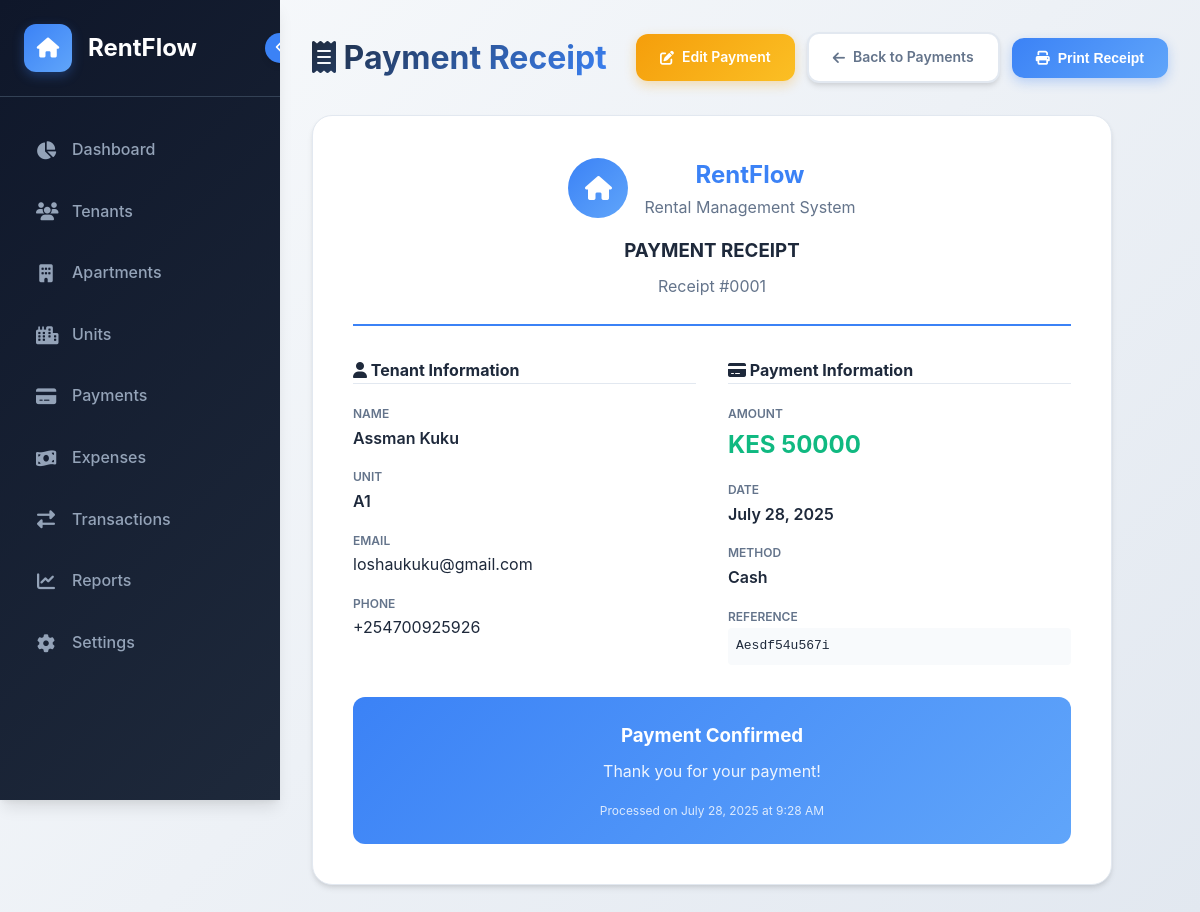
Page /payments/1/ on the committed database.
### rentals/models.py (models this page shows, shortened)
class Payment(models.Model):
    PAYMENT_METHODS = [
        ('cash', 'Cash'),
        ('mpesa', 'M-Pesa'),
        ('bank_transfer', 'Bank Transfer'),
        ('cheque', 'Cheque'),
    ]
    tenant = models.ForeignKey(Tenant, on_delete=models.CASCADE, related_name='payments')
    amount = models.DecimalField(max_digits=10, decimal_places=2)
    payment_date = models.DateField()
    payment_method = models.CharField(max_length=15, choices=PAYMENT_METHODS)
    reference_number = models.CharField(max_length=50, blank=True)
    notes = models.TextField(blank=True)
    created_at = models.DateTimeField(auto_now_add=True)
    class Meta:
        ordering = ['-payment_date']

class Tenant(models.Model):
    PAYMENT_STATUS = [
        ('paid', 'Paid'),
        ('unpaid', 'Unpaid'),
        ('partial', 'Partial'),
        ('overdue', 'Overdue'),
    ]
    phone_regex = RegexValidator(
        regex=r'^\+?1?\d{9,15}$',
        message="Phone number must be entered in the format: '+999999999'. Up to 15 digits allowed."
    )
    first_name = models.CharField(max_length=50)
    last_name = models.CharField(max_length=50)
    email = models.EmailField(unique=True)
    phone_number = models.CharField(validators=[phone_regex], max_length=17)
    unit = models.OneToOneField('Unit', on_delete=models.CASCADE, related_name='tenant')
    lease_start_date = models.DateField()
    lease_end_date = models.DateField()
    security_deposit = models.DecimalField(max_digits=10, decimal_places=2)
    payment_status = models.CharField(max_length=10, choices=PAYMENT_STATUS, default='unpaid')
    created_at = models.DateTimeField(auto_now_add=True)
    updated_at = models.DateTimeField(auto_now=True)
    @property
    def full_name(self):
        return f"{self.first_name} {self.last_name}"
    class Meta:
        ordering = ['first_name', 'last_name']

class Unit(models.Model):
    UNIT_TYPES = [
        ('studio', 'Studio'),
        ('1br', '1 Bedroom'),
        ('2br', '2 Bedroom'),
        ('3br', '3 Bedroom'),
        ('4br', '4 Bedroom'),
    ]
    STATUS_CHOICES = [
        ('vacant', 'Vacant'),
        ('occupied', 'Occupied'),
        ('maintenance', 'Under Maintenance'),
    ]
    unit_number = models.CharField(max_length=10, unique=True)
    unit_type = models.CharField(max_length=10, choices=UNIT_TYPES)
    rent_amount = models.DecimalField(max_digits=10, decimal_places=2)
    description = models.TextField(blank=True)
    status = models.CharField(max_length=15, choices=STATUS_CHOICES, default='vacant')
    created_at = models.DateTimeField(auto_now_add=True)
    updated_at = models.DateTimeField(auto_now=True)
    block = models.ForeignKey(Block, on_delete=models.CASCADE, related_name='units', null=True, blank=True)
    class Meta:
        ordering = ['unit_number']

### rentals/views.py (the view)
# urls.py: path('payments/<int:payment_id>/', views.view_payment, name='view_payment'),
def view_payment(request, payment_id):
    payment = get_object_or_404(Payment, id=payment_id)
    context = {
        'payment': payment,
    }
    return render(request, 'rentals/view_payment.html', context)

### templates/rentals/view_payment.html (shortened to what this page needs)
{% extends 'base.html' %}
{% block content %}
<div class="header">
    <h1 class="page-title">
        <i class="fas fa-receipt"></i>
        Payment Receipt
    </h1>
    <div class="header-actions">
        <a href="{% url 'edit_payment' payment.id %}" class="btn btn-warning">
            <i class="fas fa-edit"></i>
            Edit Payment
        </a>
        <a href="{% url 'payments_list' %}" class="btn btn-secondary">
            <i class="fas fa-arrow-left"></i>
            Back to Payments
        </a>
        <button class="btn btn-primary" onclick="window.print()">
            <i class="fas fa-print"></i>
            Print Receipt
        </button>
    </div>
</div>
<div class="form-container" style="max-width: 800px;">
    <div style="text-align: center; border-bottom: 2px solid var(--primary-color); padding-bottom: 24px; margin-bottom: 32px;">
        <div style="display: flex; align-items: center; justify-content: center; gap: 16px; margin-bottom: 16px;">
            <div style="width: 60px; height: 60px; background: linear-gradient(135deg, var(--primary-color), var(--primary-light)); border-radius: 50%; display: flex; align-items: center; justify-content: center; color: white; font-size: 24px;">
                <i class="fas fa-home"></i>
            </div>
            <div>
                <h2 style="margin: 0; color: var(--primary-color);">RentFlow</h2>
                <p style="margin: 0; color: var(--text-light);">Rental Management System</p>
            </div>
        </div>
        <h3 style="color: var(--text-dark); margin: 0;">PAYMENT RECEIPT</h3>
        <p style="color: var(--text-light); margin: 8px 0 0 0;">Receipt #{{ payment.id|stringformat:"04d" }}</p>
    </div>
    <div style="display: grid; grid-template-columns: 1fr 1fr; gap: 32px; margin-bottom: 32px;">
        <div>
            <h4 style="color: var(--text-dark); margin-bottom: 16px; border-bottom: 1px solid var(--border-color); pb: 8px;">
                <i class="fas fa-user"></i>
                Tenant Information
            </h4>
            <div style="display: grid; gap: 12px;">
                <div>
                    <label style="font-weight: 600; color: var(--text-light); font-size: 12px; text-transform: uppercase;">Name</label>
                    <div style="font-weight: 600;">{{ payment.tenant.full_name }}</div>
                </div>
                <div>
                    <label style="font-weight: 600; color: var(--text-light); font-size: 12px; text-transform: uppercase;">Unit</label>
                    <div style="font-weight: 600;">{{ payment.tenant.unit.unit_number }}</div>
                </div>
                <div>
                    <label style="font-weight: 600; color: var(--text-light); font-size: 12px; text-transform: uppercase;">Email</label>
                    <div>{{ payment.tenant.email }}</div>
                </div>
                <div>
                    <label style="font-weight: 600; color: var(--text-light); font-size: 12px; text-transform: uppercase;">Phone</label>
                    <div>{{ payment.tenant.phone_number }}</div>
                </div>
            </div>
        </div>
        <div>
            <h4 style="color: var(--text-dark); margin-bottom: 16px; border-bottom: 1px solid var(--border-color); pb: 8px;">
                <i class="fas fa-credit-card"></i>
                Payment Information
            </h4>
            <div style="display: grid; gap: 12px;">
                <div>
                    <label style="font-weight: 600; color: var(--text-light); font-size: 12px; text-transform: uppercase;">Amount</label>
                    <div style="font-size: 24px; font-weight: 700; color: var(--success-color);">
                        KES {{ payment.amount|floatformat:0 }}
                    </div>
                </div>
                <div>
                    <label style="font-weight: 600; color: var(--text-light); font-size: 12px; text-transform: uppercase;">Date</label>
                    <div style="font-weight: 600;">{{ payment.payment_date|date:"F d, Y" }}</div>
                </div>
                <div>
                    <label style="font-weight: 600; color: var(--text-light); font-size: 12px; text-transform: uppercase;">Method</label>
                    <div style="font-weight: 600;">{{ payment.get_payment_method_display }}</div>
                </div>
                {% if payment.reference_number %}
                <div>
                    <label style="font-weight: 600; color: var(--text-light); font-size: 12px; text-transform: uppercase;">Reference</label>
                    <div style="font-family: monospace; background: var(--light-bg); padding: 8px; border-radius: 4px;">
                        {{ payment.reference_number }}
                    </div>
                </div>
                {% endif %}
            </div>
        </div>
    </div>
    <div style="background: linear-gradient(135deg, var(--primary-color), var(--primary-light)); color: white; padding: 24px; border-radius: 12px; text-align: center;">
        <h3 style="margin: 0 0 8px 0;">Payment Confirmed</h3>
        <p style="margin: 0; opacity: 0.9;">Thank you for your payment!</p>
        <div style="margin-top: 16px; font-size: 12px; opacity: 0.8;">
            Processed on {{ payment.created_at|date:"F d, Y \a\t g:i A" }}
        </div>
    </div>
</div>
{% endblock %}

### templates/base.html (style rules this page uses)
:root { --primary-color: #3b82f6; --primary-dark: #2563eb; --primary-light: #60a5fa; --secondary-color: #64748b; --success-color: #10b981; --warning-color: #f59e0b; --danger-color: #ef4444; --dark-bg: #0f172a; --dark-bg-light: #1e293b; --dark-bg-lighter: #334155; --light-bg: #f8fafc; --white: #ffffff; --text-dark: #1e293b; --text-light: #64748b; --text-muted: #94a3b8; --border-color: #e2e8f0; --shadow: 0 4px 6px -1px rgba(0, 0, 0, 0.1), 0 2px 4px -1px rgba(0, 0, 0, 0.06); --shadow-lg: 0 10px 15px -3px rgba(0, 0, 0, 0.1), 0 4px 6px -2px rgba(0, 0, 0, 0.05); --sidebar-width: 280px; --sidebar-collapsed-width: 80px; }
* { margin: 0; padding: 0; box-sizing: border-box; }
body { font-family: 'Inter', -apple-system, BlinkMacSystemFont, 'Segoe UI', Roboto, sans-serif; background: linear-gradient(135deg, #f8fafc 0%, #e2e8f0 100%); color: var(--text-dark); line-height: 1.6; overflow-x: hidden; }
.header { display: flex; justify-content: space-between; align-items: center; margin-bottom: 32px; animation: slideInRight 0.6s ease-out; }
.page-title { font-size: 32px; font-weight: 700; color: var(--text-dark); background: linear-gradient(135deg, var(--text-dark) 0%, var(--primary-color) 100%); -webkit-background-clip: text; -webkit-text-fill-color: transparent; background-clip: text; }
.header-actions { display: flex; gap: 12px; align-items: center; }
.btn { padding: 12px 24px; border: none; border-radius: 12px; cursor: pointer; font-weight: 600; font-size: 14px; transition: all 0.3s cubic-bezier(0.4, 0, 0.2, 1); text-decoration: none; display: inline-flex; align-items: center; gap: 8px; position: relative; overflow: hidden; }
.btn::before { content: ''; position: absolute; top: 0; left: -100%; width: 100%; height: 100%; background: linear-gradient(90deg, transparent, rgba(255, 255, 255, 0.2), transparent); transition: left 0.6s; }
.btn-primary { background: linear-gradient(135deg, var(--primary-color) 0%, var(--primary-light) 100%); color: white; box-shadow: 0 4px 12px rgba(59, 130, 246, 0.3); }
.btn-secondary { background: white; color: var(--text-light); border: 2px solid var(--border-color); box-shadow: var(--shadow); }
.btn-warning { background: linear-gradient(135deg, var(--warning-color) 0%, #fbbf24 100%); color: white; box-shadow: 0 4px 12px rgba(245, 158, 11, 0.3); }
.form-container { background: white; border-radius: 20px; padding: 40px; box-shadow: var(--shadow); border: 1px solid var(--border-color); max-width: 600px; animation: fadeInScale 0.6s ease-out; }

### templates/rentals/view_payment.html (style rules this page uses)
.header, .sidebar, .btn { display: none !important; }
.form-container { box-shadow: none !important; border: 1px solid #000 !important; }

### rows in the picture
Payment: id "0001", tenant.full_name "Assman Kuku", tenant.unit.unit_number "A1", tenant.email "loshaukuku@gmail.com", tenant.phone_number "+254700925926", amount "50000", payment_date "July 28, 2025", payment_method "Cash", reference_number "Aesdf54u567i", created_at "July 28, 2025 at 9:28 AM"
